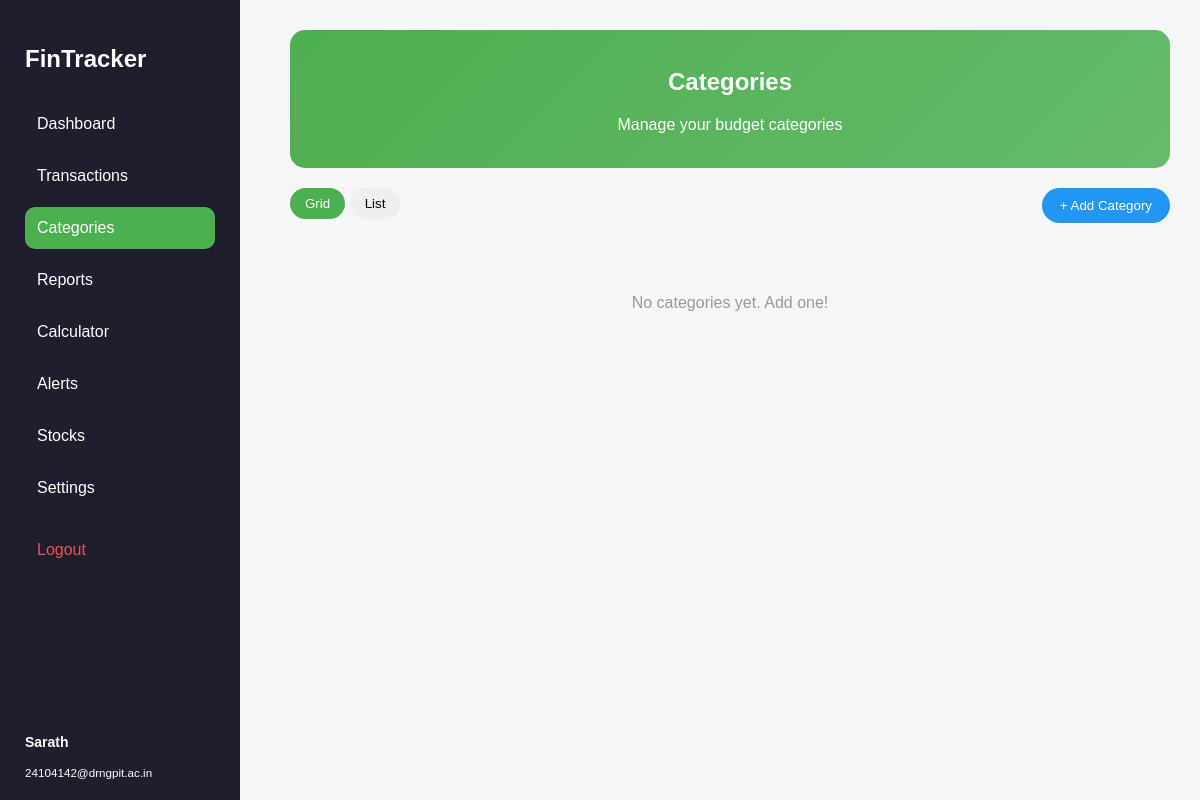
Page /categories/ (signed in) on the earlier database version.
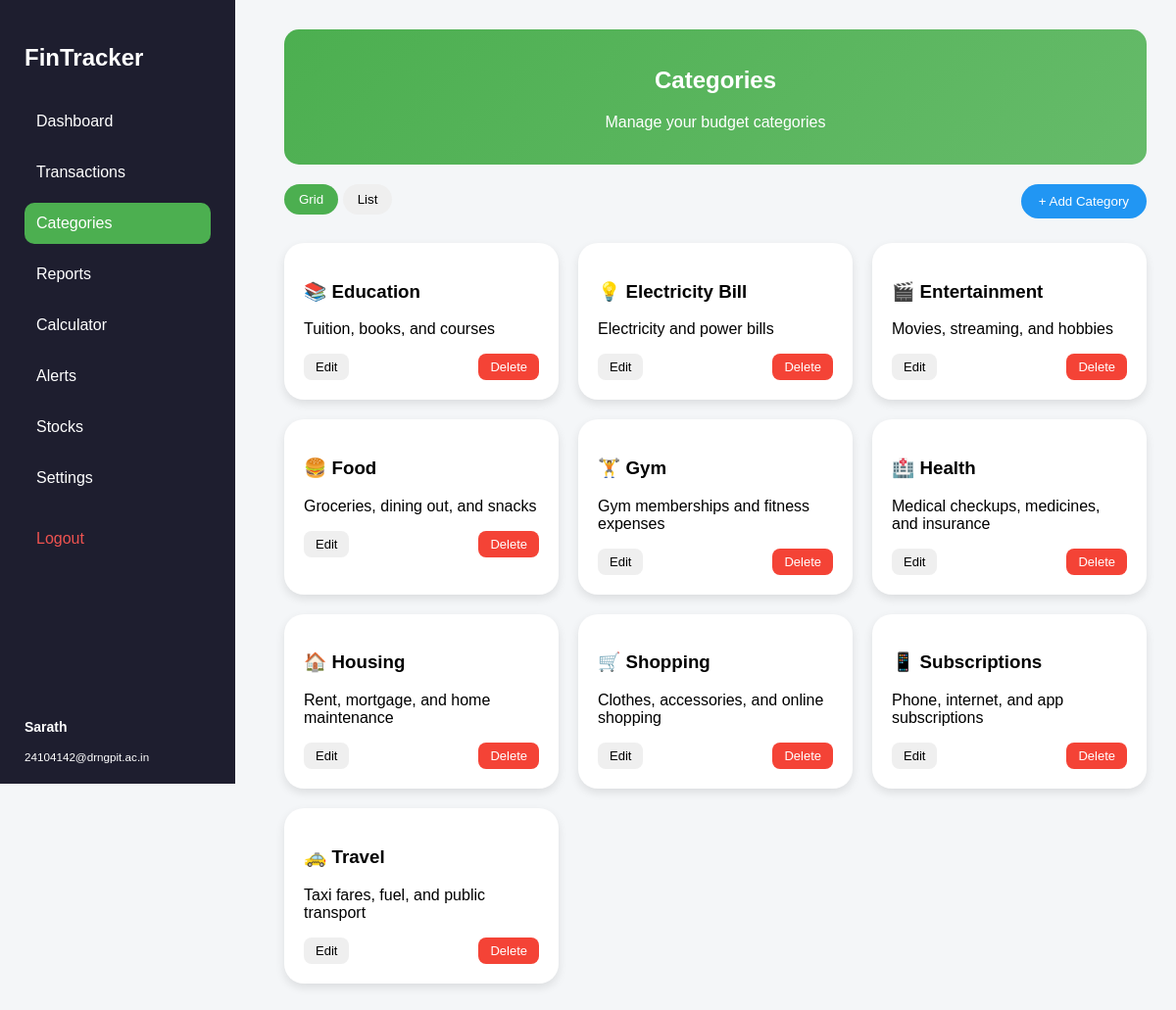
Same page on the later database version.
### myapp/models.py (models this page shows, shortened)
class Category(models.Model):
    user = models.ForeignKey(User, on_delete=models.CASCADE, related_name='categories')
    name = models.CharField(max_length=100)
    icon = models.CharField(max_length=10, default='💰')
    description = models.CharField(max_length=255, blank=True, default='')
    class Meta:
        ordering = ['name']
        unique_together = ['user', 'name']

### myapp/views.py (the view)
# urls.py: path('categories/', category_view, name='category'),
@login_required
def category_view(request):
    categories = Category.objects.filter(user=request.user)
    return render(request, 'cat.html', {'categories': categories})

### static/templates/cat.html (shortened to what this page needs)
{% load static %}
<!DOCTYPE html>
<html lang="en">
<head>
    <link rel="stylesheet" href="{% static 'css/cat1.css' %}">
</head>
<body>
<div class="layout">
    <div class="sidebar">
        <h2 class="logo">FinTracker</h2>
        <nav class="menu">
            <a href="{% url 'dashboard' %}">Dashboard</a>
            <a href="{% url 'transaction' %}">Transactions</a>
            <a href="{% url 'category' %}" class="active">Categories</a>
            <a href="{% url 'report' %}">Reports</a>
            <a href="{% url 'calculator' %}">Calculator</a>
            <a href="{% url 'alert' %}">Alerts</a>
            <a href="{% url 'stock' %}">Stocks</a>
            <a href="{% url 'setting' %}">Settings</a>
            <a href="{% url 'logout' %}" class="logout-link">Logout</a>
        </nav>
        <div class="profile">
            <p><strong>{{ request.user.username }}</strong></p>
            <small>{{ request.user.email }}</small>
        </div>
    </div>
    <main class="content">
        <div class="page-intro">
            <h2>Categories</h2>
            <p>Manage your budget categories</p>
        </div>
        <section class="controls">
            <div class="view-buttons">
                <button class="active" id="gridViewBtn">Grid</button>
                <button id="listViewBtn">List</button>
            </div>
            <button class="add-btn" id="addCategoryBtn">+ Add Category</button>
        </section>
        <section class="category-grid" id="gridView">
            {% for cat in categories %}
            <div class="category-card">
                <h3>{{ cat.icon }} {{ cat.name }}</h3>
                <p>{{ cat.description|default:"No description" }}</p>
                <div class="card-actions">
                    <button class="edit-cat-btn" data-pk="{{ cat.pk }}" data-name="{{ cat.name|escapejs }}" data-icon="{{ cat.icon|escapejs }}" data-desc="{{ cat.description|escapejs }}">Edit</button>
                    <form method="POST" action="{% url 'delete_category' cat.pk %}" class="inline-form" data-confirm="Delete category &quot;{{ cat.name|escapejs }}&quot;?">
                        <button type="submit" class="delete">Delete</button>
                    </form>
                </div>
            </div>
            {% empty %}
            <p class="grid-empty-msg">No categories yet. Add one!</p>
            {% endfor %}
        </section>
    </main>
</div>
</body>
</html>

### static/css/cat1.css (style rules this page uses)
.controls { display: flex; justify-content: space-between; margin-bottom: 25px; }
.view-buttons button { padding: 8px 15px; border-radius: 20px; border: none; cursor: pointer; }
.view-buttons .active { background: #4CAF50; color: white; }
.add-btn { padding: 10px 18px; background: #2196F3; color: white; border: none; border-radius: 20px; cursor: pointer; }
.category-grid { display: grid; grid-template-columns: repeat(auto-fill, minmax(220px, 1fr)); gap: 20px; }
.category-card { background: white; padding: 20px; border-radius: 20px; box-shadow: 0 4px 10px rgba(0, 0, 0, 0.1); min-height: 120px; }
.card-actions { display: flex; justify-content: space-between; margin-top: 15px; }
.card-actions button, .list-actions button { padding: 6px 12px; border-radius: 8px; border: none; cursor: pointer; font-size: 13px; }
.delete { background: #f44336; color: white; }

### static/css/sidebar.css (style rules this page uses)
* { box-sizing: border-box; }
body { margin: 0; font-family: Arial, sans-serif; background: #f4f6f8; }
.layout { display: flex; }
.sidebar { width: 240px; height: 100vh; background: #1e1e2f; color: white; padding: 25px; position: fixed; left: 0; top: 0; }
.logo { margin-bottom: 30px; }
.menu a { display: block; padding: 12px; color: white; text-decoration: none; border-radius: 10px; margin-bottom: 10px; }
.menu a:hover, .menu .active { background: #4CAF50; }
.menu .logout-link { margin-top: 20px; color: #ef5350; }
.profile { position: absolute; bottom: 20px; font-size: 14px; }
.content { margin-left: 260px; padding: 30px; width: calc(100% - 260px); }
.page-intro { background: linear-gradient(135deg, #4CAF50, #66BB6A); color: white; padding: 18px; border-radius: 15px; margin-bottom: 20px; text-align: center; }
.inline-form { display: inline; }

Differences in the rows shown:
added Category: icon "📚", name "Education", description "Tuition, books, and courses"
added Category: icon "💡", name "Electricity Bill", description "Electricity and power bills"
added Category: icon "🎬", name "Entertainment", description "Movies, streaming, and hobbies"
added Category: icon "🍔", name "Food", description "Groceries, dining out, and snacks"
added Category: icon "🏋️", name "Gym", description "Gym memberships and fitness expenses"
added Category: icon "🏥", name "Health", description "Medical checkups, medicines, and insurance"
added Category: icon "🏠", name "Housing", description "Rent, mortgage, and home maintenance"
added Category: icon "🛒", name "Shopping", description "Clothes, accessories, and online shopping"
added Category: icon "📱", name "Subscriptions", description "Phone, internet, and app subscriptions"
added Category: icon "🚕", name "Travel", description "Taxi fares, fuel, and public transport"
Other differences:
text no longer shown: "No categories yet. Add one!"
